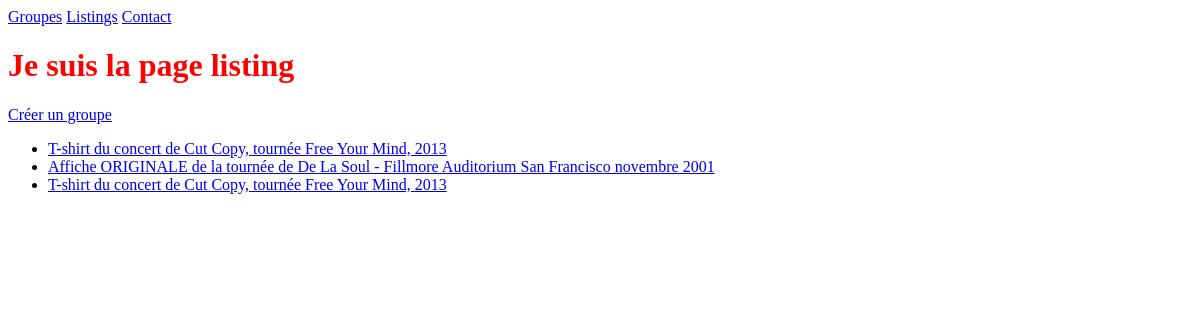
The page /listing/ on the database as committed earlier.
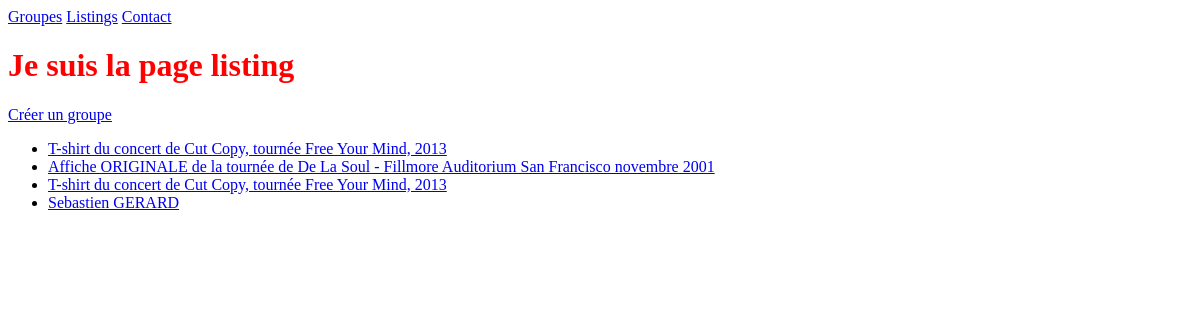
The same page on the database as committed later.
### listings/models.py (models this page shows, shortened)
class Listing(models.Model):
    class ListingType(models.TextChoices):
        ALBUM = 'AL'
        SINGLE = 'SI'
        EP = 'EP'
        COMPILATION = 'CO'
    name = models.fields.CharField(max_length=100)
    description = models.fields.CharField(max_length=1000)
    sold = models.fields.BooleanField(default=False)
    year = models.fields.IntegerField(validators=[MinValueValidator(1900),MaxValueValidator(2024)])
    type = models.fields.CharField(choices=ListingType.choices, max_length=5)
    band = models.ForeignKey(Band, null=True, on_delete=models.SET_NULL)

### listings/views.py (the view)
# urls.py: path('listing/', views.listing, name='listing'),
def listing(request):
    listings = Listing.objects.all()
    return render(request, 'listings/listing.html', context={'listings': listings})

### listings/templates/listings/listing.html
{% extends "listings/base.html" %} {% block content %}
<h1>Je suis la page listing</h1>
<a href="{% url 'listing-create' %}">Créer un groupe</a>
<ul>
  {% for listing in listings %}
  <li><a href="{% url 'listing-detail' listing.id %}">{{ listing.name }}</a></li>
  {% endfor %}
</ul>
{% endblock %}

Rows that differ between the two databases and show on the page:
added Listing: name "Sebastien GERARD"
